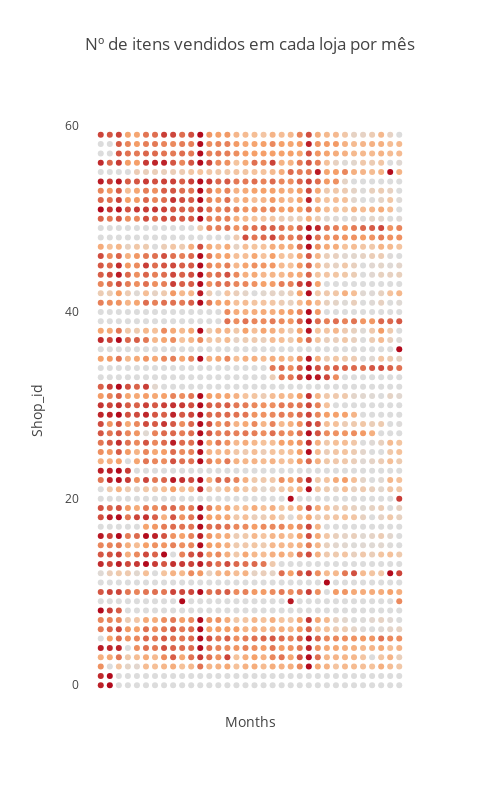

Write notebook code for a chart like this one.
### Code cell
trace = [go.Scatter(
    
                x = date_range,
                y = np.repeat(shop, months),
                mode = 'markers',
                text = ['shop: ' + str(shop) + ', Value: ' + str(df.loc[shop, month]) for month in range(months)],
                hoverinfo='x+text',
    
                marker = dict(
                        color = df.loc[shop, :],
                        colorscale = 'Reds'
                ),
    
                showlegend=False,
            )
        for shop in shop_s]

layout = go.Layout(
                title='Nº de itens vendidos em cada loja por mês',
                width=500,
                height=800,
                hovermode= 'closest',
    
                xaxis = dict(
                             showticklabels = False,
                             showgrid=False,
                             title='Months',
                             position = 0.05,
                            ),
    
                yaxis = dict(
                             showticklabels = True,
                             zeroline = False,
                             title='Shop_id',
                             showgrid=False,
                             nticks = 6,
                            ),
    
        )

fig = go.Figure(trace, layout)
iplot(fig)
